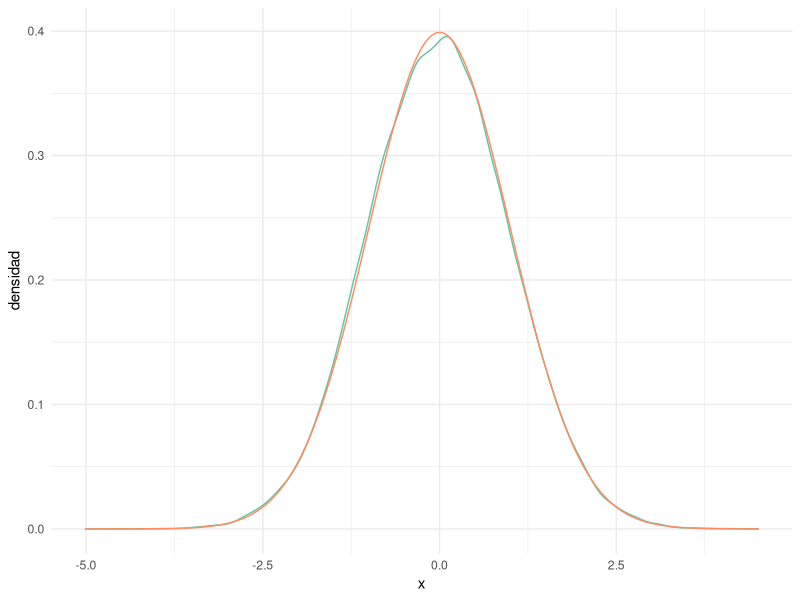

The R script that drew this image:
## ---- chunk 1
#| message: false

# Paquetes:
library(tidyverse)
library(RColorBrewer)
library(scales)


# Inicialización del entorno:
set.seed(20260310) # Asegura la "reproducibilidad" de las simulaciones


# Configuración de la salida gráfica:

PALETA <- brewer.pal(8, "Set2") # Colores por defecto
color_defecto  <- PALETA[1]
options(ggplot2.discrete.colour = PALETA)

theme_set(theme_minimal()) # Tema "neutro" para la representación gráfica

# Formatea los números reales (5 dígitos "significativos"):
options(digits              = 5L)
options(knitr.digits.signif = TRUE)
## ---- chunk 2
# Tiempo (en segundos) para leer un texto estándar en una prueba de lectura de
#   las 2 clases de 1º de ESO en un colegio:
clase_1 <- tibble(
  id     = 1:27,
  tiempo = c(
    242, 249, 278, 273, 227, 257, 276, 236, 214, 141, 200, 201, 
    228, 271, 160, 275, 156, 246, 293, 306, 263, 247, 224, 160, 277, 
    168, 250
  )
)

clase_2 <- tibble(
  id     = 1:24,
  tiempo = c(
    195, 176, 237, 258, 226, 254, 292, 212, 215, 298, 235, 244, 
    144, 227, 166, 194, 261, 187, 224, 233, 180, 167, 193, 282
  )
)
## ---- chunk 3
MU_PREVIA     <- 247
SIGMA2_PREVIA <-  34^2
## ---- chunk 4
S_MC <- 50000L # Tamaño muestral para la simulación de la distribuión.

muestras_norm <- rnorm(S_MC) # Simulamos las muestras de la distribución

densidad_norm <- density(muestras_norm) # `density()` aplica el "suavizado"

# Convertimos la densidad en un "tibble" para manejarla más fácilmente 
densidad_normal <- tibble(
  x        = densidad_norm$x, # `x` == variable aleatoria
  densidad = densidad_norm$y
)

# Podemos representar la densidad gráficamente, junto con la curva normal:
densidad_normal |>
  mutate(dens_analitica = dnorm(x)) |>
  ggplot(aes(x, densidad)) +
  geom_line(color = color_defecto) +
  geom_line(aes(y = dens_analitica), color = PALETA[2])

# Obtenemos el valor de la moda:
estimador_map <- densidad_normal |> slice(which.max(densidad))
densidad_max  <- estimador_map |> pull(densidad)
moda          <- estimador_map |> pull(x)
## ---- chunk 5
CONFIANZA <- .95 # Consideramos un intrevalo "relativamente amplio"
alpha     <- (1 - CONFIANZA) / 2
z_norm_ic <- qnorm(alpha, lower.tail = FALSE)

# La distribución es normal estándar, luego usamos una varianza de 1:
sqrt(1 / S_MC) * z_norm_ic
